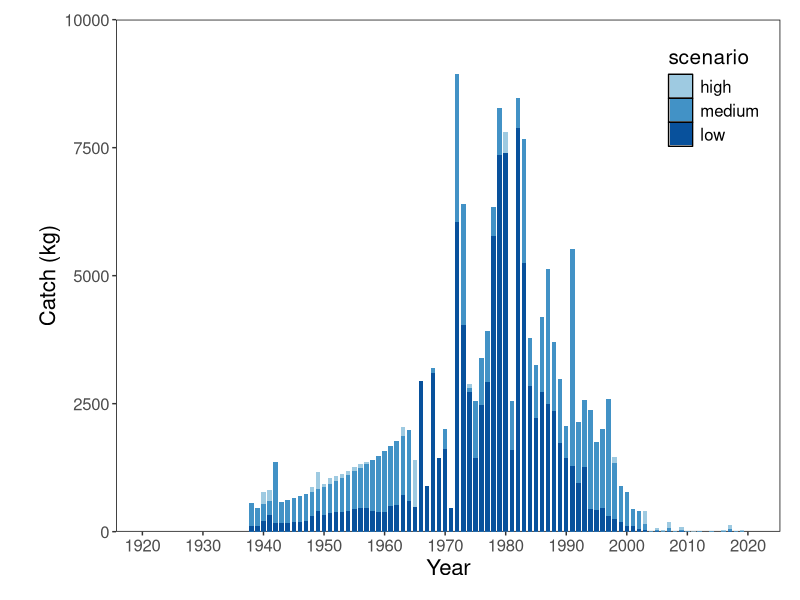
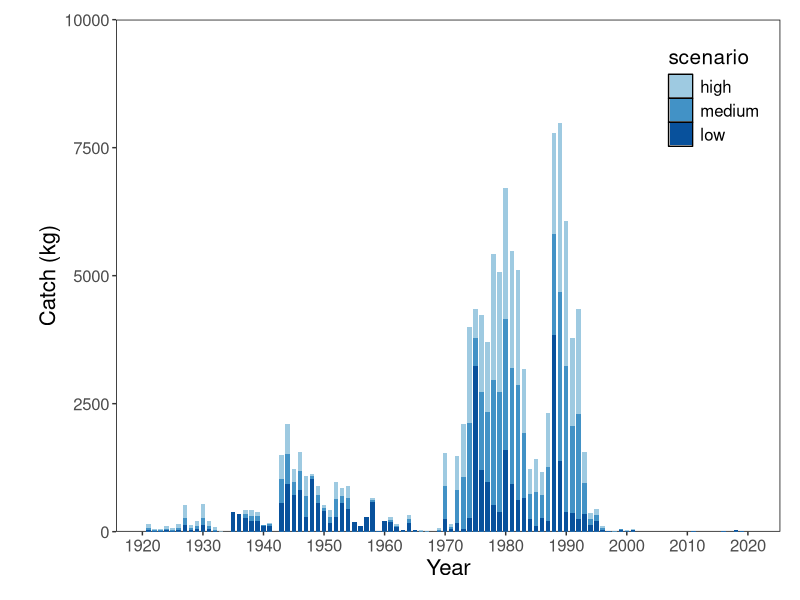
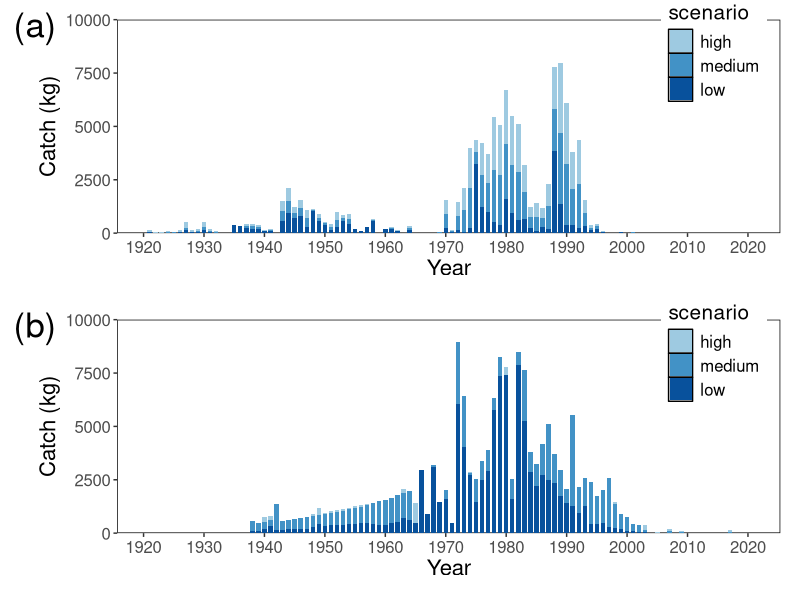

Here is the R script that generated these plots, in order:
### Fig 2 in Min et al. 2023

library(tidyverse)
library(here)
library(ggpubr)

# set the figure directory
fig_dir <- here::here("figures", "catch_reconstruction")

# read in completed catch history files
YE_high <- read.csv(here::here("catch_reconstruction_data", "complete_catch_histories", 
                               "yelloweye_USDPS_catch_scenario_high.csv"))
YE_med <- read.csv(here::here("catch_reconstruction_data", "complete_catch_histories", 
                               "yelloweye_USDPS_catch_scenario_medium.csv"))
YE_low <- read.csv(here::here("catch_reconstruction_data", "complete_catch_histories", 
                               "yelloweye_USDPS_catch_scenario_low.csv"))

# reformat all rec catch into one df
dplyr::select(YE_high, year, US_rec_catch_lbs) %>% 
  dplyr::rename(high = US_rec_catch_lbs) -> YE_high_rec

dplyr::select(YE_med, year, US_rec_catch_lbs) %>% 
  dplyr::rename(medium = US_rec_catch_lbs) -> YE_med_rec

dplyr::select(YE_low, year, US_rec_catch_lbs) %>% 
  dplyr::rename(low = US_rec_catch_lbs) -> YE_low_rec

YE_high_rec %>% 
  left_join(., YE_med_rec, by = "year") %>% 
  left_join(., YE_low_rec, by = "year") %>% 
  pivot_longer(., cols = c("high", "medium", "low")) %>% 
  dplyr::rename(scenario = name) %>% 
  mutate(scenario = factor(scenario, levels = c("high", "medium", "low")))-> YE_rec

# edit - convert pounds to kg
YE_rec %>% 
  mutate(value = value * 0.453592) -> YE_rec

# reformat all comm catch into one df
dplyr::select(YE_high, year, US_comm_catch_lbs) %>% 
  dplyr::rename(high = US_comm_catch_lbs) -> YE_high_comm

dplyr::select(YE_med, year, US_comm_catch_lbs) %>% 
  dplyr::rename(medium = US_comm_catch_lbs) -> YE_med_comm

dplyr::select(YE_low, year, US_comm_catch_lbs) %>% 
  dplyr::rename(low = US_comm_catch_lbs) -> YE_low_comm

YE_high_comm %>% 
  left_join(., YE_med_comm, by = "year") %>% 
  left_join(., YE_low_comm, by = "year") %>% 
  pivot_longer(., cols = c("high", "medium", "low")) %>% 
  dplyr::rename(scenario = name) %>% 
  mutate(scenario = factor(scenario, levels = c("high", "medium", "low")))-> YE_comm

# edit - convert pounds to kg
YE_comm %>% 
  mutate(value = value * 0.453592) -> YE_comm

# Generate the plots
YE_rec_catch_history_plot <- ggplot(YE_rec, aes(x = year, y = value, fill = scenario))+
  geom_bar(stat = "identity", position = position_dodge(width = 0), width = 2.2)+
  scale_fill_manual(values = c("#9ecae1", "#4292c6", "#08519c"))+
  theme(axis.text = element_text(size = 12),
        axis.title = element_text(size = 16),
        panel.background = element_rect(fill = "white", color = "black"),
        panel.grid = element_blank(),
        legend.position = c(0.9, 0.85),
        legend.text = element_text(size = 12),
        legend.title = element_text(size = 15),
        plot.margin = unit(c(0.5,0.5,0.5,1), "cm"))+
  xlab("Year")+
  ylab("Catch (kg)")+
  scale_x_continuous(breaks = seq(1920, 2020, 10)) +
  scale_y_continuous(expand = c(0,0), limits = c(0, 10000))

ggsave(paste0(fig_dir, "/for_paper/YE_rec.pdf"), YE_rec_catch_history_plot, height = 6, width = 12)

YE_comm_catch_history_plot <- ggplot(YE_comm, aes(x = year, y = value, fill = scenario))+
  geom_bar(stat = "identity", position = position_dodge(width = 0), width = 2.2)+
  scale_fill_manual(values = c("#9ecae1", "#4292c6", "#08519c"))+
  theme(axis.text = element_text(size = 12),
        axis.title = element_text(size = 16),
        panel.background = element_rect(fill = "white", color = "black"),
        panel.grid = element_blank(),
        legend.position = c(0.9, 0.85),
        legend.text = element_text(size = 12),
        legend.title = element_text(size = 15),
        plot.margin = unit(c(0.5,0.5,0.5,1), "cm"))+
  xlab("Year")+
  ylab("Catch (kg)")+
  scale_x_continuous(breaks = seq(1920, 2020, 10)) +
  scale_y_continuous(expand = c(0,0), limits = c(0, 10000))

ggsave(paste0(fig_dir, "/for_paper/YE_comm.pdf"), YE_comm_catch_history_plot, height = 6, width = 12)


# Join into two-panel figure and export
# combine them into one figure (Fig 2) for the manuscript
catch_fig <- ggarrange(YE_comm_catch_history_plot, YE_rec_catch_history_plot, ncol = 1, nrow = 2,
                            labels = c("(a)", "(b)"), font.label = list(size = 25, face = "plain"),
                       label.x = -0.01)

ggsave(here::here("figures", "catch_reconstruction", "for_paper", "Fig3.pdf"), catch_fig, height = 12, width  = 12) 
